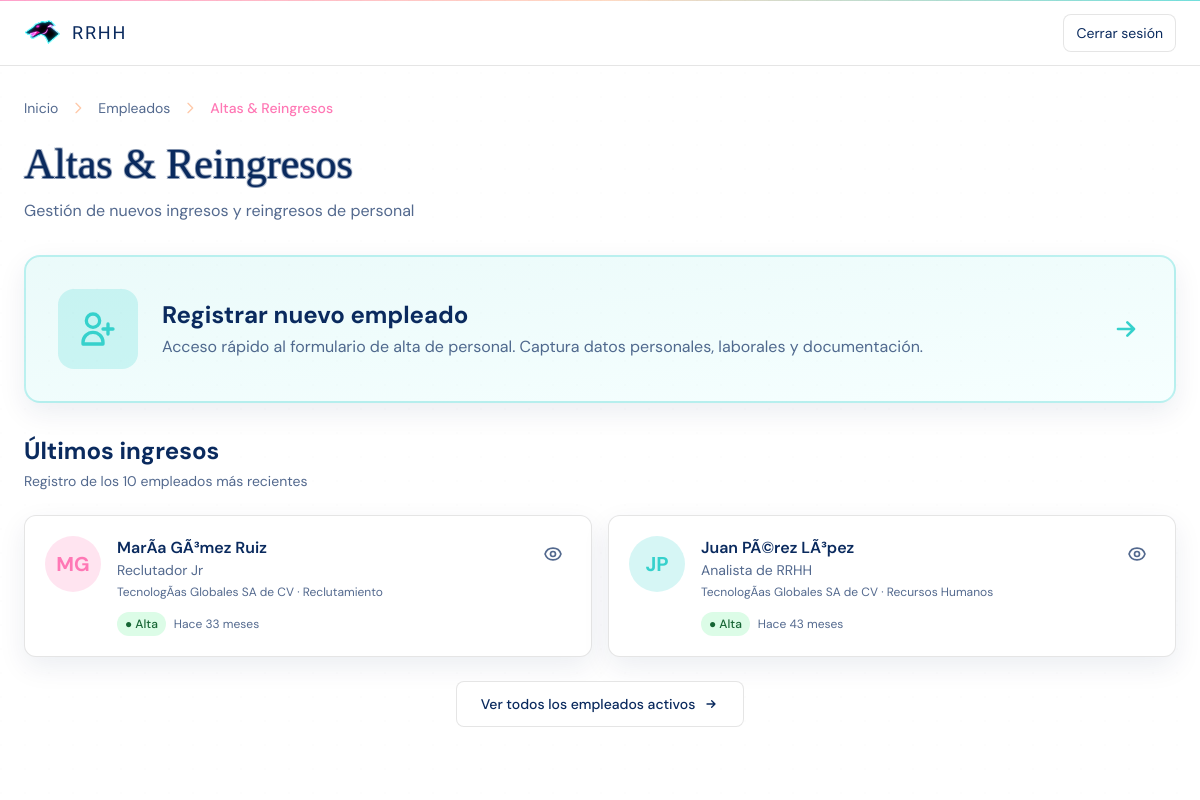
The page /index.php?controller=empleado&action=altas (signed in) on the database as committed earlier.
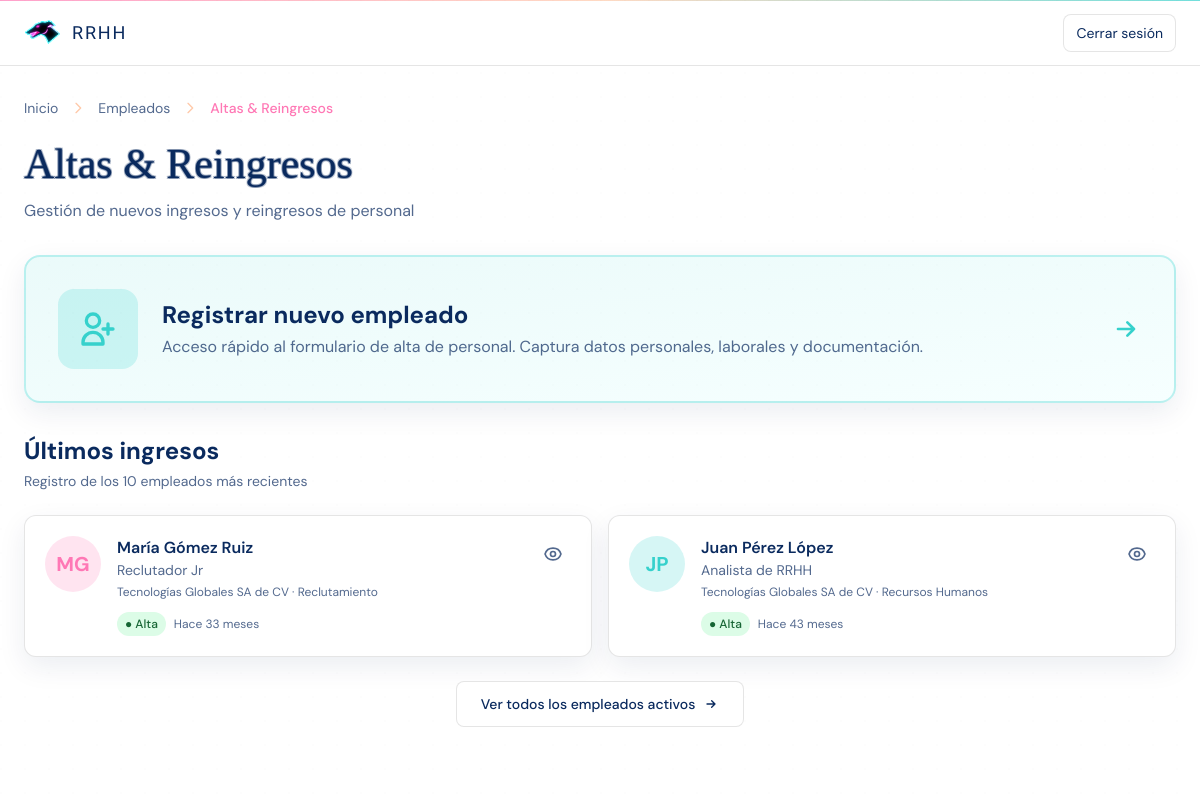
The same page on the database as committed later.
### tables this page shows
CREATE TABLE `empleados` (
  `id_empleado` int(11) NOT NULL COMMENT 'Identificador del empleado',
  `id_usuario` int(11) DEFAULT NULL COMMENT 'Usuario del sistema (si aplica)',
  `id_puesto` int(11) NOT NULL COMMENT 'Puesto actual',
  `id_turno` int(11) DEFAULT NULL COMMENT 'Turno asignado',
  `id_ubicacion` int(11) DEFAULT NULL COMMENT 'Ubicación de trabajo',
  `nombre` varchar(120) NOT NULL COMMENT 'Nombre completo',
  `curp` varchar(18) DEFAULT NULL COMMENT 'CURP (si aplica)',
  `rfc` varchar(13) DEFAULT NULL COMMENT 'RFC (si aplica)',
  `nss` varchar(15) DEFAULT NULL COMMENT 'Número de seguro social',
  `fecha_nacimiento` date DEFAULT NULL COMMENT 'Fecha de nacimiento',
  `genero` enum('M','F','OTRO') NOT NULL DEFAULT 'OTRO' COMMENT 'Género',
  `estado_civil` varchar(20) DEFAULT NULL COMMENT 'Estado civil',
  `direccion` text DEFAULT NULL COMMENT 'Domicilio particular',
  `telefono` varchar(20) DEFAULT NULL COMMENT 'Teléfono de contacto',
  `correo` varchar(120) DEFAULT NULL COMMENT 'Correo personal',
  `fecha_ingreso` date NOT NULL COMMENT 'Fecha de ingreso',
  `fecha_baja` date DEFAULT NULL COMMENT 'Fecha de baja (si aplica)',
  `estado` enum('ACTIVO','BAJA') NOT NULL DEFAULT 'ACTIVO' COMMENT 'Estado laboral',
  `jefe_inmediato` int(11) DEFAULT NULL COMMENT 'ID del jefe inmediato'
);

CREATE TABLE `empresas` (
  `id_empresa` int(11) NOT NULL COMMENT 'Identificador de la empresa',
  `nombre` varchar(120) NOT NULL COMMENT 'Nombre legal/comercial',
  `rfc` varchar(20) DEFAULT NULL COMMENT 'Registro fiscal',
  `correo_contacto` varchar(120) DEFAULT NULL COMMENT 'Correo de contacto',
  `telefono` varchar(20) DEFAULT NULL COMMENT 'Teléfono principal',
  `direccion` text DEFAULT NULL COMMENT 'Domicilio completo',
  `activa` tinyint(1) NOT NULL DEFAULT 1 COMMENT 'Empresa activa'
);

CREATE TABLE `puestos` (
  `id_puesto` int(11) NOT NULL COMMENT 'Identificador del puesto',
  `id_area` int(11) NOT NULL COMMENT 'Área a la que pertenece',
  `nombre_puesto` varchar(100) NOT NULL COMMENT 'Nombre del puesto',
  `nivel` enum('OPERATIVO','SUPERVISOR','GERENCIAL','DIRECTIVO') NOT NULL DEFAULT 'OPERATIVO' COMMENT 'Nivel jerárquico',
  `salario_base` decimal(12,2) DEFAULT NULL COMMENT 'Salario base referencial',
  `descripcion` varchar(200) DEFAULT NULL COMMENT 'Descripción breve'
);

CREATE TABLE `areas` (
  `id_area` int(11) NOT NULL COMMENT 'Identificador del área/departamento',
  `id_empresa` int(11) NOT NULL COMMENT 'Empresa dueña del área',
  `id_area_padre` int(11) DEFAULT NULL COMMENT 'Área padre para jerarquía (autorreferencia)',
  `nombre_area` varchar(100) NOT NULL COMMENT 'Nombre del área',
  `descripcion` varchar(200) DEFAULT NULL COMMENT 'Descripción del área',
  `activa` tinyint(1) NOT NULL DEFAULT 1 COMMENT 'Área activa'
);

### app/controllers/EmpleadoController.php (called while the page is built, shortened)
<?php
require_once __DIR__ . '/../models/Empleado.php';
class EmpleadoController
{
    public function altas(): void
    {
        $ultimosIngresos = Empleado::getRecentHires(10);
        require __DIR__ . '/../../public/views/empleados/altas.php';
    }
}

### config/paths.php (called while the page is built, shortened)
<?php
function url(string $path = ''): string {
    $path = '/' . ltrim($path, '/');
    return BASE_URL === '/' ? $path : BASE_URL . $path;
}
function asset(string $path): string {
    return url('assets/' . ltrim($path, '/'));
}

### app/models/empleado.php (called while the page is built, shortened)
<?php
require_once __DIR__ . '/../../config/db.php';
class Empleado
{
    public static function getRecentHires(int $limit = 10): array
    {
        global $pdo;
        $sql = "SELECT
                    e.id_empleado,
                    e.nombre,
                    e.fecha_ingreso,
                    e.estado,
                    e.genero,
                    p.nombre_puesto,
                    a.nombre_area,
                    emp.nombre as nombre_empresa
                FROM empleados e
                LEFT JOIN puestos p ON e.id_puesto = p.id_puesto
                LEFT JOIN areas a ON p.id_area = a.id_area
                LEFT JOIN empresas emp ON a.id_empresa = emp.id_empresa
                WHERE e.estado = 'ACTIVO'
                ORDER BY e.fecha_ingreso DESC, e.id_empleado DESC
                LIMIT :limit";
        $stmt = $pdo->prepare($sql);
        $stmt->bindValue(':limit', $limit, PDO::PARAM_INT);
        $stmt->execute();
        return $stmt->fetchAll(PDO::FETCH_ASSOC);
    }
}

### public/views/empleados/altas.php (the view, shortened to what the changed rows need)
<?php
require_once __DIR__ . '/../../../config/paths.php';
?>
<!doctype html>
<html lang="es">
<head>
    <script src="https://cdn.tailwindcss.com"></script>
    <link rel="stylesheet" href="<?= asset('css/vice.css') ?>">
</head>
<body class="min-h-screen bg-white text-vc-ink font-sans relative">
    <main class="mx-auto max-w-7xl px-4 sm:px-6 py-8 relative">
        <section class="mb-8">
            <h1 class="vice-title text-[42px] leading-tight text-vc-ink">Altas & Reingresos</h1>
        </section>
        <section class="mb-8">
            <a href="<?= url('index.php?controller=empleado&action=create') ?>"
                class="group block rounded-2xl border-2 border-vc-teal/30 bg-gradient-to-br from-vc-teal/10 to-vc-neon/10 p-8 shadow-soft hover:shadow-xl hover:border-vc-teal transition-all duration-300">
                <div class="flex items-center gap-6">
                    <div class="flex-1">
                        <h2 class="text-2xl font-bold text-vc-ink mb-1">Registrar nuevo empleado</h2>
                    </div>
                </div>
            </a>
        </section>
        <section>
            <div class="flex items-center justify-between mb-6">
                <div>
                    <h2 class="text-2xl font-bold text-vc-ink">Últimos ingresos</h2>
                </div>
            </div>
            <div class="grid grid-cols-1 md:grid-cols-2 gap-4">
                <?php if (!empty($ultimosIngresos)): ?>
                    <?php foreach ($ultimosIngresos as $empleado):
                        $nombres = explode(' ', $empleado['nombre']);
                        $iniciales = '';
                        if (count($nombres) >= 2) {
                            $iniciales = strtoupper(substr($nombres[0], 0, 1) . substr($nombres[1], 0, 1));
                        } else {
                            $iniciales = strtoupper(substr($nombres[0], 0, 2));
                        }
                        $fechaIngreso = new DateTime($empleado['fecha_ingreso']);
                        $hoy = new DateTime();
                        $diferencia = $hoy->diff($fechaIngreso);
                        if ($diferencia->days == 0) {
                            $tiempoTexto = 'Hoy';
                        } elseif ($diferencia->days == 1) {
                            $tiempoTexto = 'Hace 1 día';
                        } elseif ($diferencia->days < 30) {
                            $tiempoTexto = 'Hace ' . $diferencia->days . ' días';
                        } elseif ($diferencia->days < 60) {
                            $tiempoTexto = 'Hace 1 mes';
                        } else {
                            $meses = floor($diferencia->days / 30);
                            $tiempoTexto = 'Hace ' . $meses . ' meses';
                        }
                        $genero = $empleado['genero'] ?? '';
                        if ($genero === 'F') {
                            $colorAvatar = 'bg-vc-pink/20 text-vc-pink';
                        } else {
                            $colorAvatar = 'bg-vc-teal/20 text-vc-teal';
                        }
                        ?>
                        <div
                            class="rounded-xl border border-black/10 bg-white p-5 shadow-soft hover:shadow-lg transition-shadow">
                            <div class="flex items-start gap-4">
                                <div
                                    class="shrink-0 w-14 h-14 rounded-full <?= $colorAvatar ?> flex items-center justify-center text-xl font-bold">
                                    <?= $iniciales ?>
                                </div>
                                <div class="flex-1 min-w-0">
                                    <h3 class="font-semibold text-vc-ink truncate">
                                        <?= htmlspecialchars($empleado['nombre'], ENT_QUOTES, 'UTF-8') ?></h3>
                                    <p class="text-sm text-muted-ink">
                                        <?= htmlspecialchars($empleado['nombre_puesto'] ?? 'Sin puesto', ENT_QUOTES, 'UTF-8') ?>
                                    </p>
                                    <p class="text-xs text-muted-ink mt-1">
                                        <?= htmlspecialchars($empleado['nombre_empresa'] ?? '', ENT_QUOTES, 'UTF-8') ?>
                                        <?= !empty($empleado['nombre_area']) ? ' · ' . htmlspecialchars($empleado['nombre_area'], ENT_QUOTES, 'UTF-8') : '' ?>
                                    </p>
                                    <div class="mt-3 flex items-center gap-2">
                                        <span
                                            class="inline-flex px-2 py-1 rounded-full text-xs font-medium bg-green-100 text-green-800">
                                            ● Alta
                                        </span>
                                        <span class="text-xs text-muted-ink"><?= $tiempoTexto ?></span>
                                    </div>
                                </div>
                                <a href="<?= url('index.php?controller=empleado&action=show&id=' . $empleado['id_empleado']) ?>"
                                    class="shrink-0 p-2 rounded-lg hover:bg-slate-100 transition">
                                </a>
                            </div>
                        </div>
                    <?php endforeach; ?>
                <?php endif; ?>
            </div>
        </section>
    </main>
</body>
</html>

Rows that differ between the two databases and show on the page:
changed empleados "MG": nombre "MarÃ­a GÃ³mez Ruiz" → "María Gómez Ruiz"; empresas.nombre "TecnologÃ­as Globales SA de CV" → "Tecnologías Globales SA de CV"
changed empleados "JP": nombre "Juan PÃ©rez LÃ³pez" → "Juan Pérez López"; empresas.nombre "TecnologÃ­as Globales SA de CV" → "Tecnologías Globales SA de CV"
